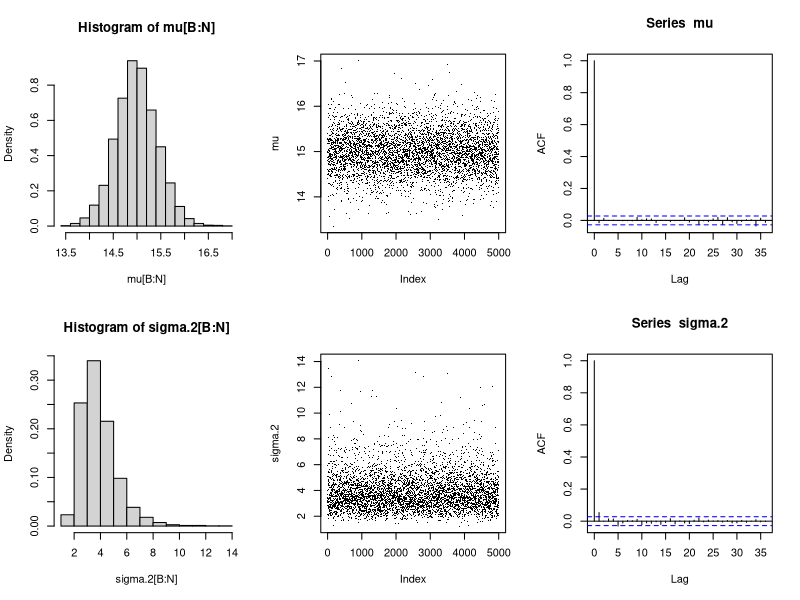

This figure's R source:
# data for example
# from y = rnorm(20,15,2)
y = c(11.54053,16.60317,15.99318,15.38895,13.18257,18.03025,15.61183,14.42232,
      16.32630,14.43119,11.34286,16.12436,13.32910,14.78058,14.88083,15.48779,
      17.00922,14.08266,18.12429,13.31570)
n = length(y)
# intialize paramters 
mu = c()            # make mu a vector
y.bar = mean(y)
mu[1] = mean(y)     # initialize mu
sigma.2 = c()       # make sigma.2 a vector
sigma.2[1] = var(y) # initialize sigma.2
# set run parameters
N = 5000
N1 = N + 1
B = 1000
for(i in 1:N1) {
	mu[i+1] = rnorm(1,y.bar,sqrt(sigma.2[i]/n))
	sigma.2[i+1] = 1/rgamma(1,n/2,1/2*sum((y-mu[i+1])^2)) 
}
#    compute means and variances excluding burn in iterations
mean(mu[B:N])
var(mu[B:N])
mean(sigma.2[B:N])
var(sigma.2[B:N])
# credible interval for mu
mu.cr = mu[B:N]
mu.cr = sort(mu.cr)
U = as.integer(.975*(N-B))
L = as.integer(.025*(N-B))
print(c("(",round(mu.cr[L],4),",",round(mu.cr[U],4),")"),quote=FALSE)
# credible interval for sigma.2
sigma.2.cr = sigma.2[B:N]
sigma.2.cr = sort(sigma.2.cr)
U = as.integer(.975*(N-B))
L = as.integer(.025*(N-B))
msg = paste("(",round(sigma.2.cr[L],4),",",round(sigma.2.cr[U],4),")")
print(msg,quote=FALSE)
#  histograms, traces and autocorrelations
par(mfrow=c(2,3))
hist(mu[B:N],freq=FALSE)
plot(mu,type='p',pch='.')
acf(mu)
hist(sigma.2[B:N],freq=FALSE)
plot(sigma.2,type='p',pch='.')
acf(sigma.2)
# check with frequentist values
mean(y)
var(y)/n
t.alpha.2 =qt(.975,19)
U = mean(y) + t.alpha.2*sqrt(var(y)/n)
L = mean(y) - t.alpha.2*sqrt(var(y)/n)
msg = paste("(",L,",",U,")")
print(msg,quote=FALSE)
print(c("sigma.2.freq = ",var(y)),quote=FALSE)



